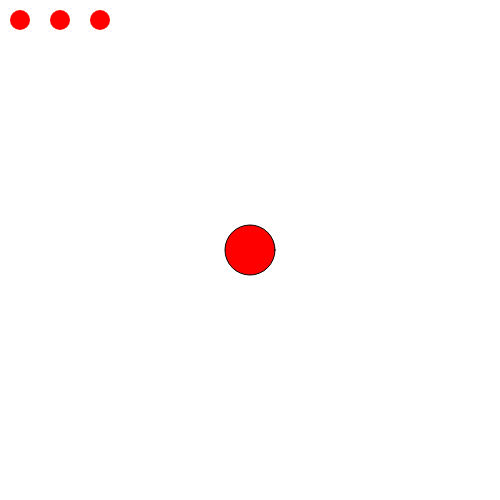
Frame 1 (no input)
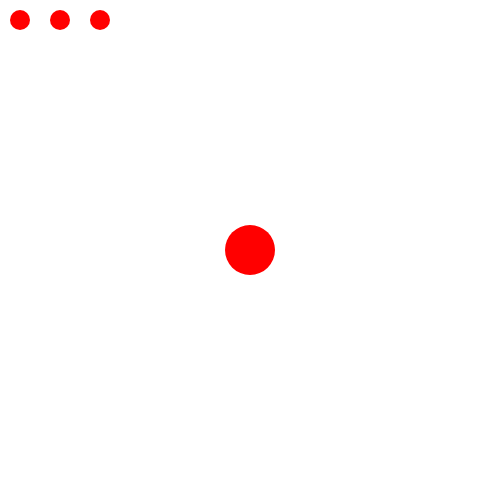
Frame 60 (no input)
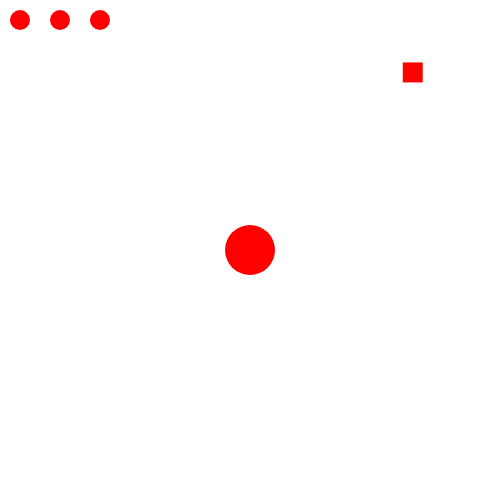
Frame 120 (the mouse pressed at the canvas centre since frame 60)

The p5.js sketch that drew these frames (run headless with seeded random() and noise() and a simulated clock; from frame 60 on, the mouse is pressed at the canvas centre):

// p5.js sketch
// ── sketch.js
//devolper flags
const AUTOMATION_ON = true;

let x;
let y;
let xSpeed = 0;
let ySpeed = 0;
let hitboxRadius = 25;
let isFullscreen = false;
let squares = [];
let squareSize = 20;
let spawnInterval = 1000;
let lastSpawn = 0;
let hearts = [1, 1, 1];
let invincibilityFrames = 0;
let flickerFrames = 0;
let gameOver = false;
let startTime;
let gameDuration;
let restartButton;

// set up the neural network
if (AUTOMATION_ON) {
  //TODO neural network
  let m0 = new Matrix(2, 3, [
    [2, 1, -1],
    [4, 3, 0]
  ]);
  let m1 = new Matrix(2, 3, [
    [0, 1, -1],
    [2, -3, 0]
  ]);
  let m2 = new Matrix(2, 2, [
    [1, -1],
    [3, 0]
  ]);
  //m0.randomWeights();
  console.table(m0.data);
  console.table(m1.data);
  console.table(Matrix.add(m0, m1).data);
}

function setup() {
  createCanvas(500, 500);
  x = 250;
  y = 250;
  startTime = millis();
  restartButton = createButton("Restart");
  restartButton.position(width / 2 - restartButton.width / 2, height / 2 + 50);
  restartButton.mousePressed(resetGame);
  restartButton.hide();
}

function draw() {
  if (gameOver) {
    background(255);
    fill(0);
    textSize(30);
    textAlign(CENTER, CENTER);
    text("Game Over", width / 2, height / 2 - 50);
    text("You lasted: " + gameDuration + " seconds", width / 2, height / 2);
    restartButton.show();
    noLoop();
    x = constrain(x, hitboxRadius, width - hitboxRadius);
    y = constrain(y, hitboxRadius, height - hitboxRadius);
  } else {
    background(255);
    if (flickerFrames > 0) {
      if (frameCount % 2 === 0) {
        fill(255, 0, 0);
        ellipse(x, y, 50, 50);
      }
      flickerFrames--;
    } else {
      fill(255, 0, 0);
      ellipse(x, y, 50, 50);
    }
    x += xSpeed;
    y += ySpeed;

    if (x > width - hitboxRadius || x < hitboxRadius) {
      xSpeed = 0;
    }
    if (y > height - hitboxRadius || y < hitboxRadius) {
      ySpeed = 0;
    }

    if (millis() - lastSpawn > spawnInterval) {
      let x = random(0, width - squareSize);
      let y = random(0, height - squareSize);
      let square = new Square(x, y);
      squares.push(square);
      lastSpawn = millis();
    }

    for (let i = 0; i < squares.length; i++) {
      let square = squares[i];
      square.update();
      square.draw();
      let distance = dist(x, y, square.x + squareSize / 2, square.y + squareSize / 2);
      if (distance < hitboxRadius + squareSize / 2) {
        if (invincibilityFrames <= 0 && !square.flicker) {
          if (hearts.length > 0) {
            hearts.pop();
            flickerFrames = 90;
            invincibilityFrames = 90;
          } else {
            gameOver = true;
            gameDuration = round(((millis() - startTime) / 1000) * 100) / 100;
          }
        }
      }
    }

    if (invincibilityFrames > 0) {
      invincibilityFrames--;
    }

    for (let i = 0; i < hearts.length; i++) {
      let x = 20 + i * 40;
      let y = 20;
      fill(255, 0, 0);
      noStroke();
      ellipse(x, y, 20, 20);
    }
  }
}

function keyPressed() {
  if (AUTOMATION_ON === true)
    return;
  if (keyCode === LEFT_ARROW) {
    xSpeed = -5;
  } else if (keyCode === RIGHT_ARROW) {
    xSpeed = 5;
  } else if (keyCode === UP_ARROW) {
    ySpeed = -5;
  } else if (keyCode === DOWN_ARROW) {
    ySpeed = 5;
  }
  if (key === '/') {
    if (!isFullscreen) {
      let canvas = document.getElementsByTagName('canvas')[0];
      canvas.requestFullscreen();
      isFullscreen = true;
    } else {
      document.exitFullscreen();
      isFullscreen = false;
    }
  }
}

function keyReleased() {
  if (AUTOMATION_ON === true)
    return;
  if (keyCode === LEFT_ARROW) {
    xSpeed = 0;
  } else if (keyCode === RIGHT_ARROW) {
    xSpeed = 0;
  } else if (keyCode === UP_ARROW) {
    ySpeed = 0;
  } else if (keyCode === DOWN_ARROW) {
    ySpeed = 0;
  }
}

function resetGame() {
  gameOver = false;
  x = 250;
  y = 250;
  xSpeed = 0;
  ySpeed = 0;
  squares = [];
  lastSpawn = 0;
  hearts = [1, 1, 1];
  invincibilityFrames = 0;
  flickerFrames = 0;
  restartButton.hide();
  startTime = millis();
  loop();
}

class Square {
  constructor(x, y) {
    this.x = x;
    this.y = y;
    this.size = squareSize;
    this.speedX = random(-2, 2);
    this.speedY = random(-2, 2);
    this.flicker = true;
    this.flickerStart = frameCount;
    this.spawnTime = millis();
  }

  update() {
    this.x += this.speedX;
    this.y += this.speedY;
    // use the neural network to control the square 
    if(AUTOMATION_ON) {
      // TODO control the square
    }
    if (this.x < 0 || this.x > width - this.size) {
      this.speedX = -this.speedX;
    }
    if (this.y < 0 || this.y > height - this.size) {
      this.speedY = -this.speedY;
    }
    if (this.flicker && frameCount - this.flickerStart > 30) {
      this.flicker = false;
    }
  }

  draw() {
    if (this.flicker) {
      if (frameCount % 2 === 0) {
        fill(255, 0, 0);
        rect(this.x, this.y, this.size, this.size);
      } else {
        noFill();
        rect(this.x, this.y, this.size, this.size);
      }
    } else {
      fill(255, 0, 0);
      rect(this.x, this.y, this.size, this.size);
    }
  }
}


// ── neural-network.js
"use strict";

/**************** 
 Matrix Functions
****************/

class Matrix {
  constructor(rows, cols, data = []) { // Corrected opening and closing brackets
    this._rows = rows;
    this._cols = cols;
    this._data = data;

    // initialise with zeros if no data provided
    if (data == null || data.length == 0) {
      this._data = [];
      for (let i = 0; i < this._rows; i++) {
        this._data[i] = [];
        for (let j = 0; j < this._cols; j++) {
          this._data[i][j] = 0;
        }
      }
    } else {
      //check data integrity
      if (data.length != this._rows || data[0].length != cols) { // Corrected parentheses
        throw new Error("Incorrect data dimensions!"); // Corrected error message format
      }
    }
  }

  get rows() {
    return this._rows;
  }
  get cols() {
    return this._cols;
  }
  get data() {
    return this._data;
  }
 
  //add two matrices
  static add(m0, m1) {
    Matrix.checkDimensions(m0,m1);
    let m= new Matrix(m0.rows, m0.cols);
    for(let i = 0; i < m.rows; i++){
      for (let j = 0; j < m.cols; j++){
      m.data[i][j] = m0.data[i][j] + m1.data[i][j];
      }
    }
    return m;
  }
  
  //check matrices have the same dimension
  static checkDimensions(m0, m1){
    if (m0.rows != m1.rows|| m0.cols != m1.cols){
      throw new Error("Matrices are of different dimensions!");
    }
  
  }

  // apply random weights between -1 and 1 
  randomWeights(){
    for (let i = 0; i < this.rows; i++) {
      for (let j = 0; j < this.cols; j++) {
        this.data[i][j] = Math.random() * 2 - 1;
      }   
    }
  }
}
